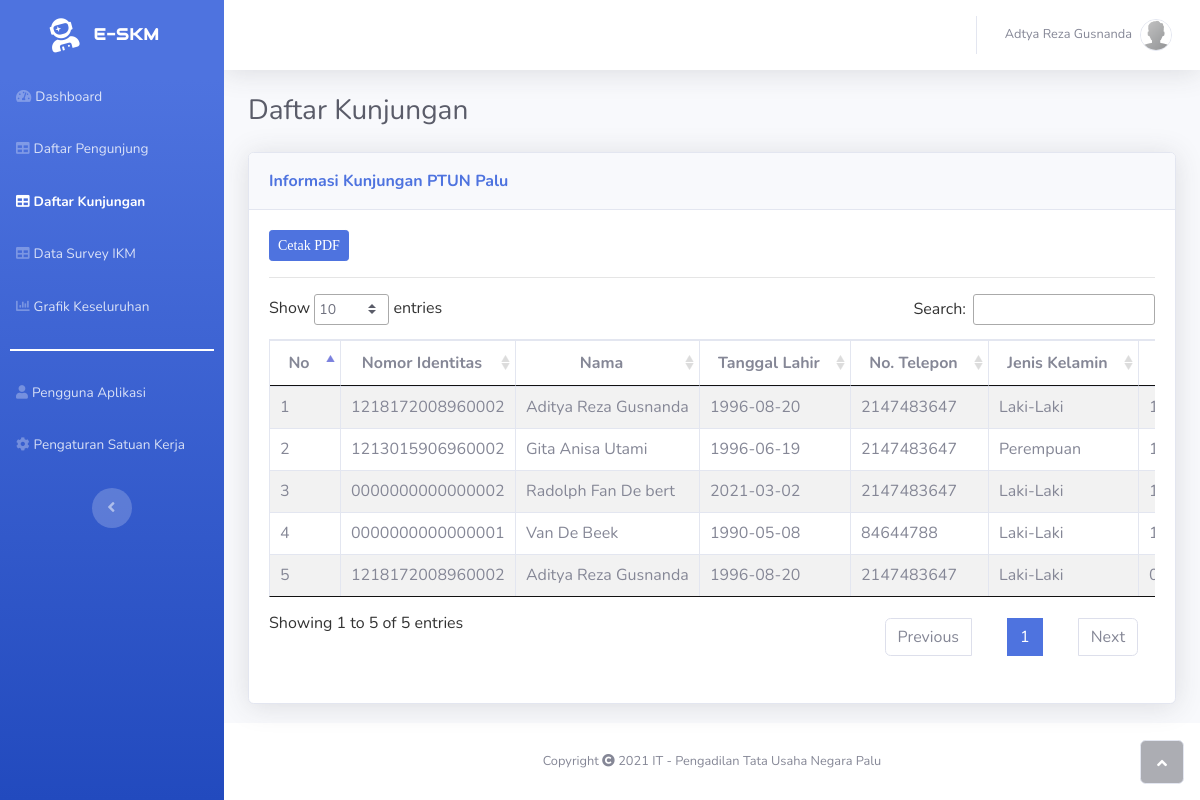
Page /dev/data-kunjungan.php (signed in) on the committed database.
### tables this page shows
CREATE TABLE `tbl_visit` (
  `id` int(11) NOT NULL,
  `no_id` varchar(50) NOT NULL,
  `nama` varchar(50) NOT NULL,
  `tgl_lahir` date NOT NULL,
  `no_tlp` int(20) NOT NULL,
  `jenis_kelamin` varchar(12) NOT NULL,
  `tanggal` datetime NOT NULL,
  `alamat` text NOT NULL,
  `pekerjaan` varchar(25) NOT NULL,
  `keperluan` text NOT NULL
);

### dev/data-kunjungan.php (the view, shortened to what this page needs)
<?php
$halaman = "kunjungan";
?>
<!DOCTYPE html>
<html>
<head>
    <?php include("page/head.php"); ?>
</head>
<body id="page-top">
    <div id="wrapper">
        <?php include("page/sidebar.php"); ?>
        <div class="d-flex flex-column" id="content-wrapper">
            <div id="content">
                <nav class="navbar navbar-light navbar-expand bg-white shadow mb-4 topbar static-top">
                    <div class="container-fluid">
                        <ul class="nav navbar-nav flex-nowrap ml-auto">
                            <?php include("page/row-logprofile.php") ?>
                        </ul>
                    </div>
                </nav>
                <div class="container-fluid">
                    <h3 class="text-dark mb-4">Daftar Kunjungan</h3>
                    <div class="card shadow">
                        <div class="card-header py-3">
                            <p class="text-primary m-0 font-weight-bold">Informasi Kunjungan PTUN Palu</p>
                        </div>
                        <div class="card-body">
                            <button style="font-family: Ubuntu;" class="btn btn-primary btn-sm btn-fill" data-toggle="modal" data-target="#pdf">Cetak PDF</button>
                            <hr>
                            <div class="table-responsive table mt-2" id="dataTable" role="grid" aria-describedby="dataTable_info">
                                <table class="table table-striped table-bordered table-hover my-0 data" id="dataTable">
                                    <thead>
                                        <tr class="text-nowrap text-center">
                                            <th>No</th>
                                            <th>Nomor Identitas</th>
                                            <th>Nama</th>
                                            <th>Tanggal Lahir</th>
                                            <th>No. Telepon</th>
                                            <th>Jenis Kelamin</th>
                                            <th>Tanggal Berkunjung</th>
                                        </tr>
                                    </thead>
                                    <tbody class="text-nowrap">
                                        <?php
                                        include("../koneksi.php");
                                        $no = 1;
                                        $sql = mysqli_query($koneksi, 'select * from tbl_visit order by tanggal desc');
                                        while ($data = mysqli_fetch_array($sql)) {
                                        ?>
                                            <tr>
                                                <td><?php echo $no++; ?></td>
                                                <td><?php echo $data['no_id']; ?></td>
                                                <td><?php echo $data['nama']; ?></td>
                                                <td><?php echo $data['tgl_lahir']; ?></td>
                                                <td><?php echo $data['no_tlp']; ?></td>
                                                <td><?php echo $data['jenis_kelamin']; ?></td>
                                                <td><?php echo date('d/m/Y, H:i', strtotime($data['tanggal'])); ?></td>
                                            </tr>
                                        <?php
                                        }
                                        ?>
                                    </tbody>
                                </table>
                            </div>
                        </div>
                    </div>
                </div>
            </div>
            <footer class="bg-white sticky-footer">
                <?php include("page/footer.php"); ?>
            </footer>
        </div><a class="border rounded d-inline scroll-to-top" href="#page-top"><i class="fas fa-angle-up"></i></a>
    </div>
</body>
</html>

### dev/page/head.php (shortened to what this page needs)
<link rel="stylesheet" href="assets/bootstrap/css/bootstrap.min.css">
<link rel="stylesheet" href="assets/fonts/fontawesome-all.min.css">
<link rel="stylesheet" href="https://cdnjs.cloudflare.com/ajax/libs/aos/2.2.0/aos.css">
<link rel="stylesheet" type="text/css" href="assets/DataTables/DataTables-1.10.24/css/jquery.dataTables.min.css">
<link rel="stylesheet" type="text/css" href="assets/DataTables/DataTables-1.10.24/css/dataTables.bootstrap.min.css">
<link rel="stylesheet" type="text/css" href="assets/DataTables/Responsive-2.2.7/css/responsive.dataTables.min.css">
<link rel="stylesheet" type="text/css" href="assets/DataTables/Responsive-2.2.7/css/responsive.bootstrap4.min.css">
<link rel="stylesheet" type="text/css" href="assets/DataTables/Responsive-2.2.7/js/dataTables.responsive.min.js">
<link rel="stylesheet" type="text/css" href="assets/DataTables/Responsive-2.2.7/js/responsive.bootstrap4.min.js">
<link rel="stylesheet" type="text/css" href="../assets/vendors/css/chart/chart.css">
<link rel="stylesheet" type="text/css" href="../assets/vendors/css/chart/chart.min.css">

### dev/page/sidebar.php (shortened to what this page needs)
<nav class="navbar navbar-dark align-items-start sidebar sidebar-dark accordion bg-gradient-primary p-0">
    <div class="container-fluid d-flex flex-column p-0">
        <a class="navbar-brand d-flex justify-content-center align-items-center sidebar-brand m-0" href="index.php">
            <div class="sidebar-brand-icon rotate-n-15"><i class="fas fa-user-astronaut"></i></div>
            <div class="sidebar-brand-text mx-3"><span>e-SKM</span></div>
        </a>
        <ul class="nav navbar-nav" id="accordionSidebar">
            <li class="nav-item">
                <a <?php if ($halaman == "beranda") {echo "class='nav-link active'";} ?> class="nav-link" href="index.php"><i class="fas fa-tachometer-alt"></i><span>Dashboard</span></a>
            </li>
            <li class="nav-item">
                <a <?php if ($halaman == "pengunjung") { echo "class='nav-link active'";} ?> class="nav-link" href="data-pengunjung.php"><i class="fas fa-table"></i><span>Daftar Pengunjung</span></a>
                <a <?php if ($halaman == "kunjungan") { echo "class='nav-link active'";} ?> class="nav-link" href="data-kunjungan.php"><i class="fas fa-table"></i><span>Daftar Kunjungan</span></a>
                <a <?php if ($halaman == "survey") { echo "class='nav-link active'";} ?> class="nav-link" href="data-survey.php"><i class="fas fa-table"></i><span>Data Survey IKM</span></a>
                <a <?php if ($halaman == "grafik") { echo "class='nav-link active'";} ?> class="nav-link" href="tampil-grafik.php" target="_blank"><i class="fas fa-chart-bar"></i><span>Grafik Keseluruhan</span></a>
                <hr style="border: 1px solid white;width: 90%">
                <a <?php if ($halaman == "user") { echo "class='nav-link active'";} ?> class="nav-link" href="data-user.php"><i class="fas fa-user"></i><span>Pengguna Aplikasi</span></a>
                <a <?php if ($halaman == "satker") { echo "class='nav-link active'";} ?> class="nav-link" href="edit-satker.php"><i class="fas fa-cog"></i><span>Pengaturan Satuan Kerja</span></a>
            </li>
        </ul>
        <div class="text-center d-none d-md-inline"><button class="btn rounded-circle border-0" id="sidebarToggle" type="button"></button></div>
    </div>
</nav>

### dev/page/row-logprofile.php (shortened to what this page needs)
<li class="nav-item dropdown no-arrow">
    <div class="nav-item dropdown no-arrow">
        <a class="dropdown-toggle nav-link" data-toggle="dropdown" aria-expanded="false" href="#">
            <span class="d-none d-lg-inline mr-2 text-gray-600 small"><?php echo $_SESSION['nama']; ?></span>
            <img class="border rounded-circle img-profile" src="assets/img/avatars/default-avatar.png">
        </a>
    </div>
</li>

### dev/page/footer.php
<div class="container my-auto">
    <div class="text-center my-auto copyright">Copyright <i class="fa fa-copyright" aria-hidden="true"></i> <span> 2021 IT - Pengadilan Tata Usaha Negara Palu</span></div>
</div>

### dev/page/head.php (style rules this page uses)
.sidebar-brand-text { font-family: 'Audiowide', cursive; }

### rows in the picture
tbl_visit: no "1218172008960002", nama "Aditya Reza Gusnanda", tgl_lahir "1996-08-20", no_tlp "2147483647", jenis_kelamin "Laki-Laki"
tbl_visit: no "1213015906960002", nama "Gita Anisa Utami", tgl_lahir "1996-06-19", no_tlp "2147483647", jenis_kelamin "Perempuan"
tbl_visit: no "0000000000000002", nama "Radolph Fan De bert", tgl_lahir "2021-03-02", no_tlp "2147483647", jenis_kelamin "Laki-Laki"
tbl_visit: no "0000000000000001", nama "Van De Beek", tgl_lahir "1990-05-08", no_tlp "84644788", jenis_kelamin "Laki-Laki"
tbl_visit: no "1218172008960002", nama "Aditya Reza Gusnanda", tgl_lahir "1996-08-20", no_tlp "2147483647", jenis_kelamin "Laki-Laki"

### other values in the picture
$_SESSION['nama'] "Adtya Reza Gusnanda"
